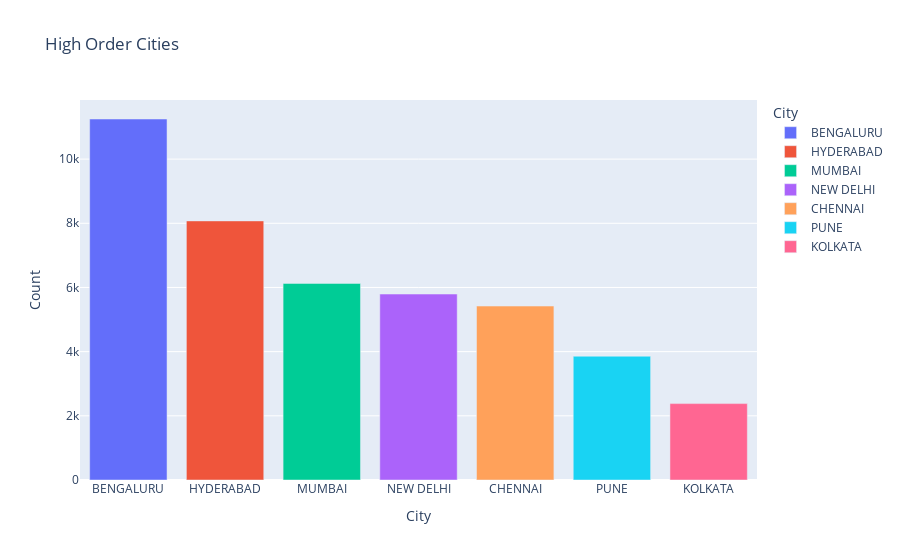

This figure's notebook cell:
### Markdown cell above
## **Bar Chart for Top Cities of Orders**

### Code cell
top_cities = df['ship-city'].value_counts().reset_index().head(7)
top_cities.columns = ['City','Count']

px.bar(
    top_cities,
    x= 'City',
    y='Count',
    color='City', 
    title = "High Order Cities"
).show()

### Figure 1 — Plotly figure (JSON) as saved in the notebook; plotly's stock layout.template omitted (floating-point values rounded to 4 significant figures)
{"data": [{"alignmentgroup": "True", "hovertemplate": "City=%{x}<br>Count=%{y}<extra></extra>", "legendgroup": "BENGALURU", "marker": {"color": "#636efa", "pattern": {"shape": ""}}, "name": "BENGALURU", "offsetgroup": "BENGALURU", "orientation": "v", "showlegend": true, "textposition": "auto", "type": "bar", "x": ["BENGALURU"], "xaxis": "x", "y": [11250], "yaxis": "y"}, {"alignmentgroup": "True", "hovertemplate": "City=%{x}<br>Count=%{y}<extra></extra>", "legendgroup": "HYDERABAD", "marker": {"color": "#EF553B", "pattern": {"shape": ""}}, "name": "HYDERABAD", "offsetgroup": "HYDERABAD", "orientation": "v", "showlegend": true, "textposition": "auto", "type": "bar", "x": ["HYDERABAD"], "xaxis": "x", "y": [8074], "yaxis": "y"}, {"alignmentgroup": "True", "hovertemplate": "City=%{x}<br>Count=%{y}<extra></extra>", "legendgroup": "MUMBAI", "marker": {"color": "#00cc96", "pattern": {"shape": ""}}, "name": "MUMBAI", "offsetgroup": "MUMBAI", "orientation": "v", "showlegend": true, "textposition": "auto", "type": "bar", "x": ["MUMBAI"], "xaxis": "x", "y": [6126], "yaxis": "y"}, {"alignmentgroup": "True", "hovertemplate": "City=%{x}<br>Count=%{y}<extra></extra>", "legendgroup": "NEW DELHI", "marker": {"color": "#ab63fa", "pattern": {"shape": ""}}, "name": "NEW DELHI", "offsetgroup": "NEW DELHI", "orientation": "v", "showlegend": true, "textposition": "auto", "type": "bar", "x": ["NEW DELHI"], "xaxis": "x", "y": [5795], "yaxis": "y"}, {"alignmentgroup": "True", "hovertemplate": "City=%{x}<br>Count=%{y}<extra></extra>", "legendgroup": "CHENNAI", "marker": {"color": "#FFA15A", "pattern": {"shape": ""}}, "name": "CHENNAI", "offsetgroup": "CHENNAI", "orientation": "v", "showlegend": true, "textposition": "auto", "type": "bar", "x": ["CHENNAI"], "xaxis": "x", "y": [5421], "yaxis": "y"}, {"alignmentgroup": "True", "hovertemplate": "City=%{x}<br>Count=%{y}<extra></extra>", "legendgroup": "PUNE", "marker": {"color": "#19d3f3", "pattern": {"shape": ""}}, "name": "PUNE", "offsetgroup": "PUNE", "orientation": "v", "showlegend": true, "textposition": "auto", "type": "bar", "x": ["PUNE"], "xaxis": "x", "y": [3857], "yaxis": "y"}, {"alignmentgroup": "True", "hovertemplate": "City=%{x}<br>Count=%{y}<extra></extra>", "legendgroup": "KOLKATA", "marker": {"color": "#FF6692", "pattern": {"shape": ""}}, "name": "KOLKATA", "offsetgroup": "KOLKATA", "orientation": "v", "showlegend": true, "textposition": "auto", "type": "bar", "x": ["KOLKATA"], "xaxis": "x", "y": [2381], "yaxis": "y"}], "layout": {"barmode": "relative", "legend": {"title": {"text": "City"}, "tracegroupgap": 0}, "title": {"text": "High Order Cities"}, "xaxis": {"anchor": "y", "categoryarray": ["BENGALURU", "HYDERABAD", "MUMBAI", "NEW DELHI", "CHENNAI", "PUNE", "KOLKATA"], "categoryorder": "array", "domain": [0, 1], "title": {"text": "City"}}, "yaxis": {"anchor": "x", "domain": [0, 1], "title": {"text": "Count"}}}}
